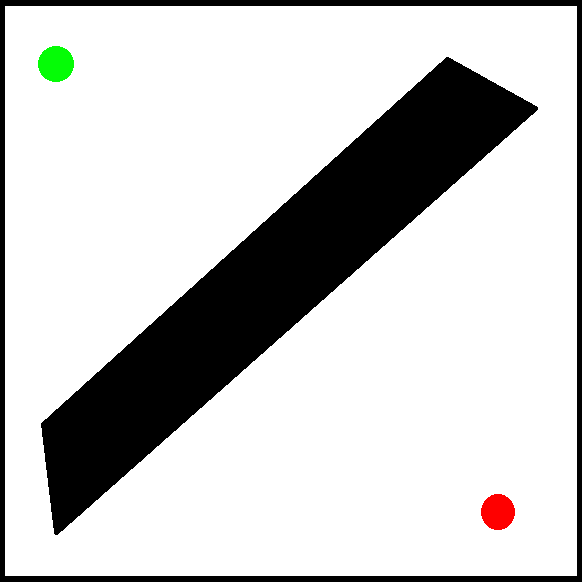
#> input picture Imagen1.bmp, 582 x 582 px
$ python -i image_processing.py   (imports and definitions only)
#> lines starting #> are read from the running program, lines starting #| are printed output that depends on the picture; after the words box and inside, x2 and y2 are one past the last pixel; in counts of white or black regions, pixels touching at a corner belong together
import cv2
import numpy as np
from PIL import Image, ImageDraw


def get_maze(file):

    # Cargar la imagen del laberinto
#> called with file = 'Imagen1.bmp'
    image = cv2.imread(file)
#> image is the input picture: shape (582, 582, 3); mean B, G, R 200.3, 201, 201

    hsv = cv2.cvtColor(image, cv2.COLOR_BGR2HSV)
#> hsv: shape (582, 582, 3); mean H, S, V 0.2, 1.5, 201.7

    lower_green_bound = np.array([36, 50, 0])
    upper_green_bound = np.array([86, 255, 255])

    # find the colors within the boundaries
    green_mask = cv2.inRange(hsv, lower_green_bound, upper_green_bound)
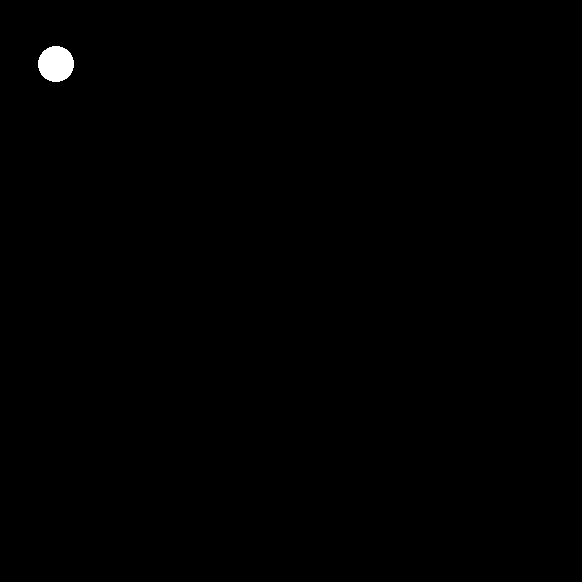
#> green_mask: shape (582, 582); 0.3% white; 1 white region, box (x1, y1, x2, y2) and area: (38, 46, 74, 82) 1018

    lower_red_bound_1 = np.array([0, 50, 20])
    upper_red_bound_1 = np.array([5, 255, 255])
    lower_red_bound_2 = np.array([175, 50, 20])
    upper_red_bound_2 = np.array([180, 255, 255])

    lower_black_bound = np.array([0, 0, 0])
    upper_black_bound = np.array([50, 50, 100])

    # find the colors within the boundaries
    red_mask_1 = cv2.inRange(hsv, lower_red_bound_1, upper_red_bound_1)
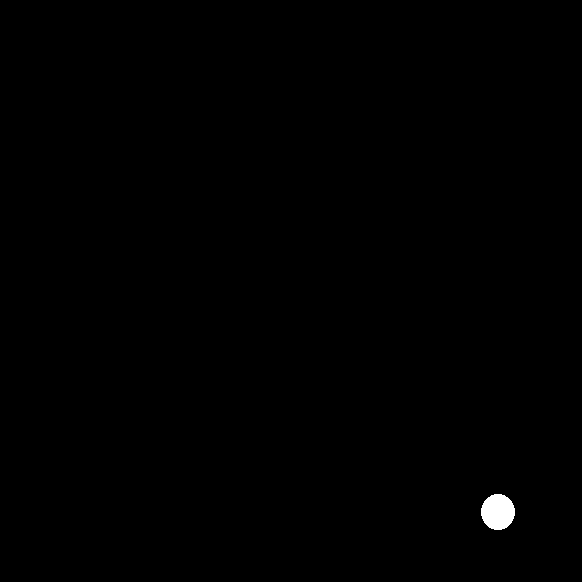
#> red_mask_1: shape (582, 582); 0.28% white; 1 white region, box (x1, y1, x2, y2) and area: (481, 494, 515, 530) 958
    red_mask_2 = cv2.inRange(hsv, lower_red_bound_2, upper_red_bound_2)
#> red_mask_2: shape (582, 582); every value is 0
    black_mask = cv2.inRange(hsv, lower_black_bound, upper_black_bound)
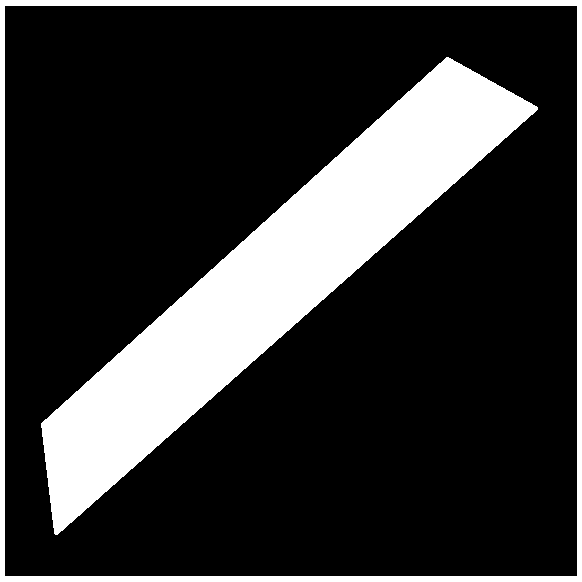
#> black_mask: shape (582, 582); 20.9% white; 2 white regions, box (x1, y1, x2, y2) and area: (41, 57, 538, 535) 58056, (0, 0, 582, 582) 12684

    # Definir el tamaño de los cuadros
    cuadro_size = 12

    # Discretizar la imagen
    rows, cols = image.shape[:2]
#> rows = 582; cols = 582
    cuadros_x = int(cols / cuadro_size)
#> cuadros_x = 48
    cuadros_y = int(rows / cuadro_size)
#> cuadros_y = 48

    # Crear una matriz de cuadros vacíos
    laberinto = [[0 for x in range(cuadros_x)] for y in range(cuadros_y)]

    # Variables para guardar la posición del inicio y los finales

    start_x, start_y = -1, -1
    goals = []
    for x in range(cuadros_x):
        for y in range(cuadros_y):
            cuadro_green = green_mask[y*cuadro_size:(
                y+1)*cuadro_size, x*cuadro_size:(x+1)*cuadro_size]
            cuadro_red_1 = red_mask_1[y*cuadro_size:(
                y+1)*cuadro_size, x*cuadro_size:(x+1)*cuadro_size]
            cuadro_red_2 = red_mask_2[y*cuadro_size:(
                y+1)*cuadro_size, x*cuadro_size:(x+1)*cuadro_size]
            cuadro_black = black_mask[y*cuadro_size:(
                y+1)*cuadro_size, x*cuadro_size:(x+1)*cuadro_size]

            if (255 in cuadro_green):
                laberinto[y][x] = 2
                goals.append([x, y])
            if (255 in cuadro_red_1 and start_x*start_y == 1):
                laberinto[y][x] = 3
                start_x, start_y = x, y
            if (255 in cuadro_red_2 and start_y*start_x == 1):
                laberinto[y][x] = 3
                start_x, start_y = x, y
            if (255 in cuadro_black):
                laberinto[y][x] = 1
#> after the loop, goals = [[3, 4], [3, 5], [3, 6], [4, 3], [4, 4], [4, 5], [4, 6], [5, 3], [5, 4], [5, 5], [5, 6], [6, 4], [6, 5]]; laberinto = 48 items; start_x = 40; start_y = 41

    return [laberinto, [start_x, start_y], goals]


def paint_maze(maze, name):
    # se obtienen las dimensiones del laberinto
    rows = len(maze)
    cols = len(maze[0])
    # se crea la imagen con las dimensiones
    img = Image.new("RGB", (cols * 12, rows * 12), color=(255, 255, 255))
    draw = ImageDraw.Draw(img)
    # se recorre cada celda del laberinto
    for row in range(rows):
        for col in range(cols):
            # obtenemos el num de la celda
            num = maze[row][col]
            # se pinta la celda
            if num == 1:
                color = (0, 0, 0)
            elif num == 0:
                color = (255, 255, 255)
            elif num == 2:
                color = (0, 255, 0)
            elif num == 3:
                color = (255, 0, 0)
            elif num == 5:
                color = (255, 165, 0)
            else:
                color = (255, 255, 255)
            x1 = col * 12 + 1
            y1 = row * 12 + 1
            x2 = x1 + 10
            y2 = y1 + 10
            draw.rectangle([(x1, y1), (x2, y2)], fill=color)
    img.save(name)

>>> result = get_maze('Imagen1.bmp')
#> result = 3 items

$ run again, on p3.bmp
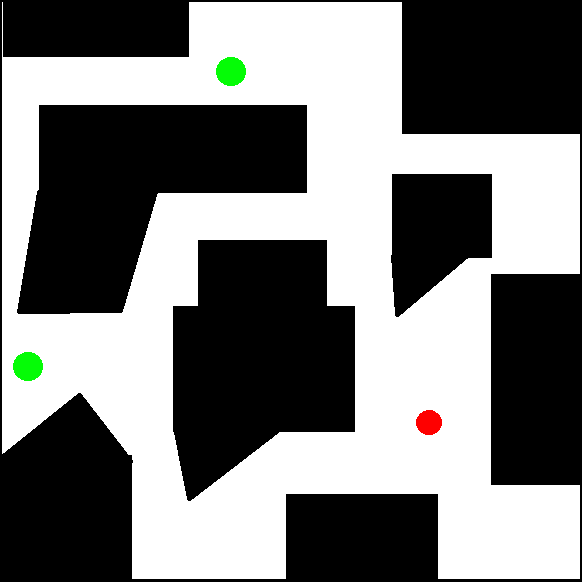
#> input picture p3.bmp, 582 x 582 px
#> in get_maze, image is the input picture: shape (582, 582, 3); mean B, G, R 122.6, 123.6, 123
#> hsv: shape (582, 582, 3); mean H, S, V 0.2, 1.4, 124
#> in get_maze, `green_mask = cv2.inRange(hsv, lower_green_bound, upper_green_bound)`:
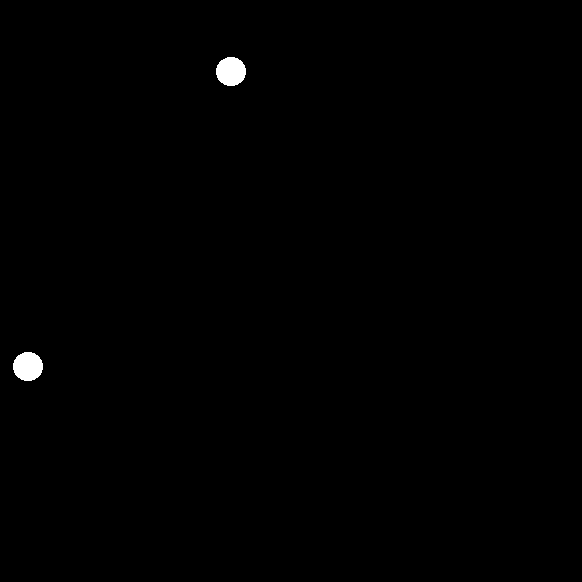
#> green_mask: shape (582, 582); 0.41% white; 2 white regions, box (x1, y1, x2, y2) and area: (216, 57, 246, 86) 687, (13, 352, 43, 381) 687
#> red_mask_1: shape (582, 582); 0.15% white; 1 white region, box (x1, y1, x2, y2) and area: (416, 410, 442, 435) 510
#> red_mask_2: shape (582, 582); every value is 0
#> in get_maze, `black_mask = cv2.inRange(hsv, lower_black_bound, upper_black_bound)`:
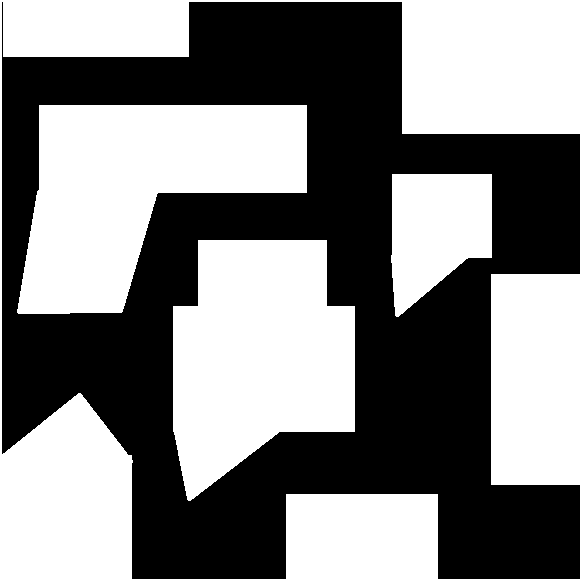
#> black_mask: shape (582, 582); 51.4% white; 1 black region, box (x1, y1, x2, y2) and area: (2, 2, 580, 579) 164748
#> after the loop in get_maze, `for x in range(cuadros_x):`: goals = [[1, 29], [1, 30], [1, 31], [2, 29], [2, 30], [2, 31], [3, 29], [3, 30], [3, 31], [18, 4], [18, 5], [18, 6], [18, 7], [19, 4], [19, 5], [19, 6], [19, 7], [20, 5], [20, 6]]; laberinto = 48 items; start_x = 34
#> result = 3 items

$ run again, on p2.jpeg
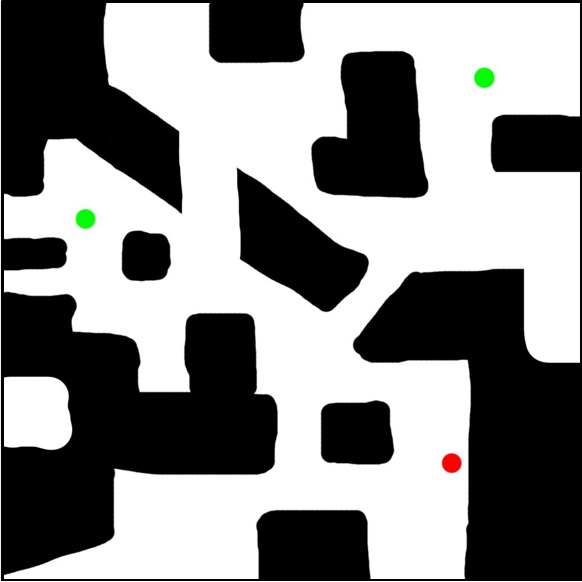
#> input picture p2.jpeg, 582 x 582 px
#> in get_maze, image is the input picture: shape (582, 582, 3); mean B, G, R 136.1, 136.5, 136.3
#> hsv: shape (582, 582, 3); mean H, S, V 0.7, 0.7, 136.7
#> in get_maze, `green_mask = cv2.inRange(hsv, lower_green_bound, upper_green_bound)`:
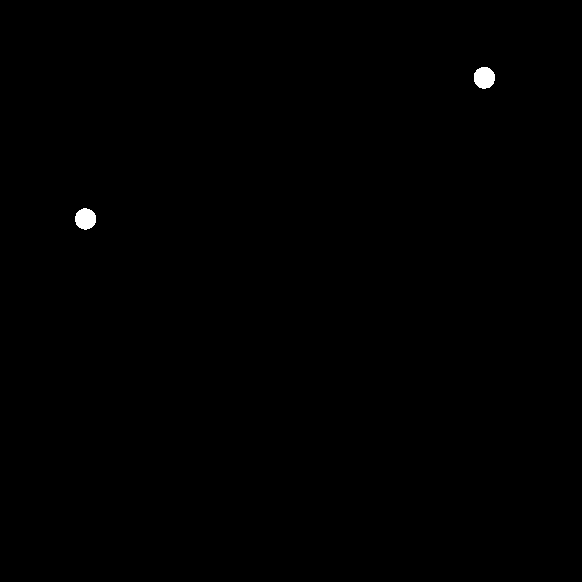
#> green_mask: shape (582, 582); 0.21% white; 2 white regions, box (x1, y1, x2, y2) and area: (474, 67, 495, 89) 369, (75, 208, 96, 230) 357
#> red_mask_1: shape (582, 582); 0.07% white; 2 white regions (1 under 20 px), largest, box (x1, y1, x2, y2) and area: (441, 453, 462, 473) 249
#> red_mask_2: shape (582, 582); 0.02% white in thin lines or dots, all inside (x1, y1, x2, y2) = (441, 453, 462, 473)
#> in get_maze, `black_mask = cv2.inRange(hsv, lower_black_bound, upper_black_bound)`:
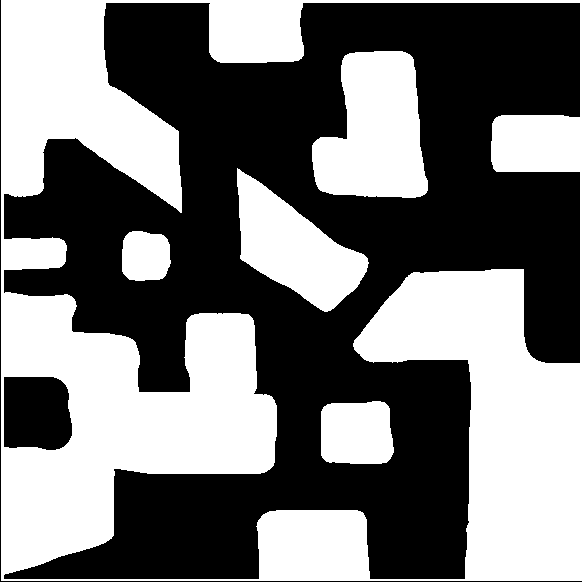
#> black_mask: shape (582, 582); 46.2% white; 5 white regions, box (x1, y1, x2, y2) and area: (1, 0, 582, 581) 128124, (312, 51, 428, 198) 12614, (237, 168, 369, 312) 9374, (321, 401, 394, 464) 4202, (122, 231, 171, 281) 2130
#> after the loop in get_maze, `for x in range(cuadros_x):`: goals = [[6, 17], [6, 18], [6, 19], [7, 17], [7, 18], [7, 19], [39, 5], [39, 6], [39, 7], [40, 5], [40, 6], [40, 7], [41, 5], [41, 6], [41, 7]]; laberinto = 48 items; start_x = 36; start_y = 38
#> result = 3 items
